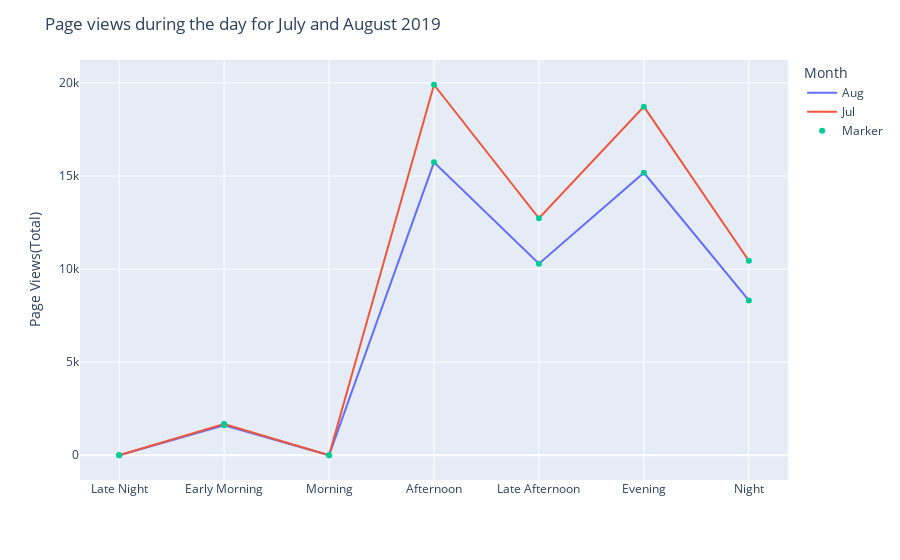

Notebook code cell kept with this figure:
### Code cell
fig = px.line(df_dp_agg, x='Day Part', y='Page Views', color = "Month", hover_name="Day Part")
fig.update_layout(title='Page views during the day for July and August 2019', xaxis_title='',yaxis_title="Page Views(Total)")
fig.add_trace(go.Scatter(x=df_dp_agg['Day Part'], y=df_dp_agg['Page Views'],
                    mode='markers',name='Marker'))
fig.show()

### Figure 1 — Plotly figure (JSON) as saved in the notebook; plotly's stock layout.template omitted (floating-point values rounded to 4 significant figures)
{"data": [{"hovertemplate": "<b>%{hovertext}</b><br><br>Month=Aug<br>Day Part=%{x}<br>Page Views=%{y}<extra></extra>", "hovertext": ["Late Night", "Early Morning", "Morning", "Afternoon", "Late Afternoon", "Evening", "Night"], "legendgroup": "Aug", "line": {"color": "#636efa", "dash": "solid"}, "mode": "lines", "name": "Aug", "orientation": "v", "showlegend": true, "type": "scatter", "x": ["Late Night", "Early Morning", "Morning", "Afternoon", "Late Afternoon", "Evening", "Night"], "xaxis": "x", "y": [0, 1610, 0, 15734, 10291, 15176, 8318], "yaxis": "y"}, {"hovertemplate": "<b>%{hovertext}</b><br><br>Month=Jul<br>Day Part=%{x}<br>Page Views=%{y}<extra></extra>", "hovertext": ["Late Night", "Early Morning", "Morning", "Afternoon", "Late Afternoon", "Evening", "Night"], "legendgroup": "Jul", "line": {"color": "#EF553B", "dash": "solid"}, "mode": "lines", "name": "Jul", "orientation": "v", "showlegend": true, "type": "scatter", "x": ["Late Night", "Early Morning", "Morning", "Afternoon", "Late Afternoon", "Evening", "Night"], "xaxis": "x", "y": [0, 1678, 0, 19904, 12730, 18728, 10449], "yaxis": "y"}, {"mode": "markers", "name": "Marker", "type": "scatter", "x": ["Late Night", "Early Morning", "Morning", "Afternoon", "Late Afternoon", "Evening", "Night", "Late Night", "Early Morning", "Morning", "Afternoon", "Late Afternoon", "Evening", "Night"], "y": [0, 1610, 0, 15734, 10291, 15176, 8318, 0, 1678, 0, 19904, 12730, 18728, 10449]}], "layout": {"legend": {"title": {"text": "Month"}, "tracegroupgap": 0}, "margin": {"t": 60}, "title": {"text": "Page views during the day for July and August 2019"}, "xaxis": {"anchor": "y", "domain": [0, 1], "title": {"text": ""}}, "yaxis": {"anchor": "x", "domain": [0, 1], "title": {"text": "Page Views(Total)"}}}}
